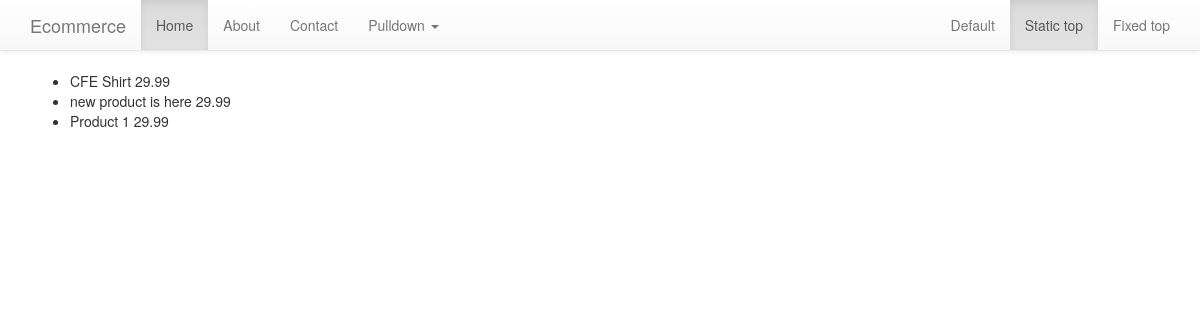
Screenshot of /products/ with the database file from the repository.
### products/models.py (models this page shows, shortened)
class Product(models.Model):
	title = models.CharField(max_length=120)
	description = models.TextField(null=True, blank=True)
	price = models.DecimalField(decimal_places=2, max_digits=100, default=29.99)
	sale_price = models.DecimalField(decimal_places=2, max_digits=100, null=True, blank=True)
	slug = models.SlugField()
	time = models.DateTimeField(auto_now_add=True, auto_now=False)
	updated = models.DateTimeField(auto_now_add=False, auto_now=True, null=True, blank=True)
	active = models.BooleanField(default=True)

### products/views.py (the view)
# urls.py: url(r'^products/$', 'products.views.all', name='products'),
def all(request):
	products = Product.objects.all()
	context = {'products': products }
	template = 'products/all.html'
	return render(request, template, context)

### templates/products/all.html
{% extends 'base.html' %}
{% block content %}
<ul>
{% for product in products %}
	<li>{{product.title}} {{product.price}}</li>
{% endfor %}
</ul>
{% endblock %}

### rows the page displays
Product: title "CFE Shirt", price "29.99"
Product: title "new product is here", price "29.99"
Product: title "Product 1", price "29.99"
